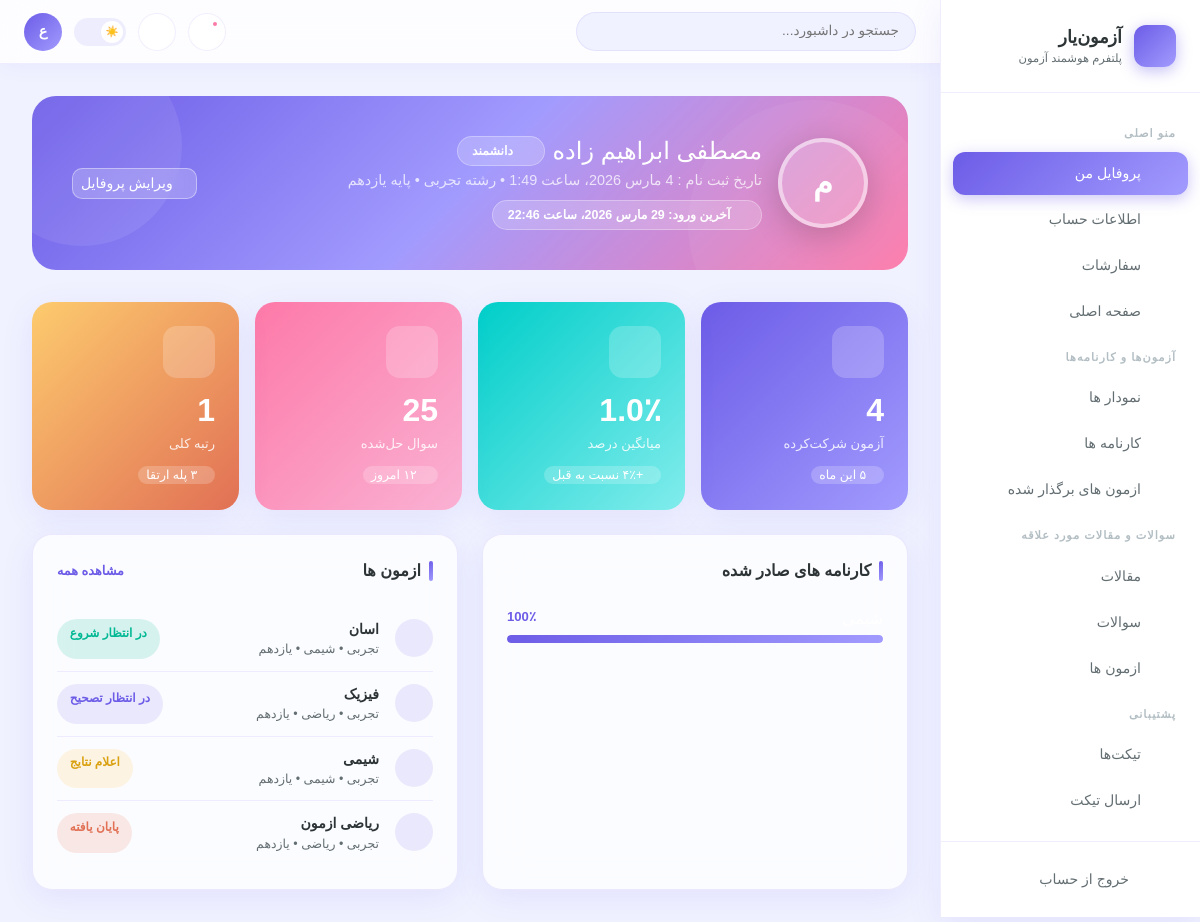
The app's page /dashboard/ (signed in) with its own data.
### user/models.py (models this page shows, shortened)
class User(AbstractUser):
    class GenderOfUser(models.TextChoices):
        MALE = "M", 'مذکر'
        FELMALE = "F", "مونث"
    class TypeOfUser(models.TextChoices):
        REGULAR = "R", 'دانش اموز'
        SANATORUM = "S", "مصحح"
        ADMIN = "A", "ادمین"
    father_name =  models.CharField(max_length=255, verbose_name='نام پدر', null=True)
    gender = models.CharField(max_length=255, choices=GenderOfUser, verbose_name="جنسیت")
    PhoneNumber = PhoneNumberField(unique=True, verbose_name="شماره",  db_index=True)
    national_id = models.CharField(max_length=255, verbose_name='کد ملی', null=True)
    province =  models.CharField(max_length=255, verbose_name='نام استان', null=True)
    city =  models.CharField(max_length=255, verbose_name='نام شهر', null=True)
    school =  models.CharField(max_length=255, verbose_name='نام مدرسه', null=True)
    grade =  models.ForeignKey(GradeCategories, related_name='users', null=True, on_delete=models.PROTECT, verbose_name='پایه',  db_index=True)
    major =  models.ForeignKey(MajorCategories, related_name='users', null=True, on_delete=models.PROTECT, verbose_name='رشته تحصیلی',  db_index=True)
    birth = models.DateTimeField(verbose_name='تاریخ تولد', null=True)
    private_code =  models.CharField(max_length=1000, verbose_name='کد مخفی کاربر', null=True, blank=True)
    otp = models.CharField(max_length=6, blank=True, null=True, verbose_name="کد otp")
    login_temp = models.PositiveSmallIntegerField(default=0, verbose_name="دفعات ورود")
    otp_expiry_date = models.DateTimeField(null=True, blank=True, verbose_name="تاریخ انقضای ")
    type_of_user = models.CharField(max_length=255, choices=TypeOfUser, verbose_name='نوع کاربر', default=TypeOfUser.REGULAR)
    is_verified = models.BooleanField(default=True, verbose_name='تایید شماره همراه')
    USERNAME_FIELD = "PhoneNumber"
    username = None
    objects = UserManager()
    class Meta:
        verbose_name = 'کاربر'
        verbose_name_plural = 'کاربران'

class MajorCategories(models.Model):
    order = models.PositiveIntegerField(default=1, verbose_name='ترتیب')
    name = models.CharField( max_length=255, verbose_name='نام رشته')
    is_active = models.BooleanField(default=True, verbose_name='فعال')
    class Meta:
        ordering = ['-order']
        verbose_name = 'رشته '
        verbose_name_plural = 'رشته ها'

class GradeCategories(models.Model):
    order = models.PositiveIntegerField(default=1, verbose_name='ترتیب')
    name = models.CharField( max_length=255, verbose_name='نام پایه')
    is_active = models.BooleanField(default=True, verbose_name='فعال')
    class Meta:
        ordering = ['-order']
        verbose_name = 'پایه'
        verbose_name_plural = 'پایه ها'

### report/models.py (models this page shows, shortened)
class Report(models.Model):
    class ReportStatus(models.TextChoices):
        not_corrected = 'تصحیح نشده', 'تصحیح نشده'
        weak = 'نیاز به تلاش بیشتر', 'نیاز به تلاش بیشتر'
        average = 'متوسط', 'متوسط'
        good = 'خوب', 'خوب'
        excellent = 'عالی', 'عالی'
    user = models.ForeignKey(User, on_delete=models.PROTECT, verbose_name='کاربر', related_name='reports',  db_index=True)
    quiz = models.ForeignKey(Quiz, on_delete=models.PROTECT, verbose_name='ازمون', related_name='reports',  db_index=True)
    grade =  models.ForeignKey(GradeCategories,null=True, blank=True, related_name='reports', on_delete=models.PROTECT, verbose_name='پایه',  db_index=True)
    major =  models.ForeignKey(MajorCategories,null=True, blank=True, related_name='reports', on_delete=models.PROTECT, verbose_name='رشته تحصیلی',  db_index=True)
    lession =  models.ForeignKey(LessionCategories,null=True, blank=True, related_name='reports', on_delete=models.PROTECT, verbose_name='درس',  db_index=True)
    score = models.PositiveIntegerField(verbose_name='نمره')
    percent = models.PositiveIntegerField(verbose_name='درصد')
    teraze = models.PositiveIntegerField(verbose_name='تراز', default=0)
    order = models.PositiveIntegerField(verbose_name='رتبه', default=0)
    status = models.CharField(max_length=100, choices=ReportStatus.choices, verbose_name='وضعیت عملکردی', default=ReportStatus.not_corrected)
    created_at = models.DateTimeField(auto_now_add=True) # time to answer
    class Meta:
        ordering = ['-order']
        verbose_name = 'کارنامه '
        verbose_name_plural = 'کارنامه ها'
        unique_together = ('quiz', 'user')

### quiz/models.py (models this page shows, shortened)
class Quiz(models.Model):
    class QuizStatus(models.TextChoices):
        ALL_STATUS = 'همه وضعیت ها ', 'همه وضعیت ها '
        WAITING_START = 'در انتظار شروع', 'در انتظار شروع'
        STARTED = 'شروع شده', 'شروع شده'
        WAITING_END = 'در انتظار پایان', 'در انتظار پایان'
        FINISHED = 'پایان یافته', 'پایان یافته'
        WAITING_CORRECTION = 'در انتظار تصحیح', 'در انتظار تصحیح'
        CORRECTED = 'تصحیح شده', 'تصحیح شده'
        RESULTS_PUBLISHED = 'اعلام نتایج', 'اعلام نتایج'
        DEACTIVATED = 'غیرفعال', 'غیرفعال'
        CANCELED = 'کنسل شده', 'کنسل شده'
    name = models.CharField(verbose_name='عنوان', max_length=255 )
    section = models.CharField(verbose_name='مبحث', max_length=255 )
    province =  models.CharField(max_length=255, verbose_name=' نام استان محل برگذاری')
    city =  models.CharField(max_length=255, verbose_name='نام شهر محل برگذاری')
    type_of_quiz =  models.CharField(max_length=255, verbose_name='محل و نحوه برگذاری')
    price = models.PositiveBigIntegerField(default=0, verbose_name='هزینه')
    corrected_price = models.PositiveBigIntegerField(default=0, verbose_name='هزینه تصحیح به ازای هر پاسخ نامه')
    time_minutes = models.PositiveIntegerField(default=0, verbose_name='(دقیقه) تایمر')
    create_at = models.DateTimeField(auto_now_add=True, verbose_name='زمان ساخت')
    start_at = models.DateTimeField(verbose_name='زمان برگذاری')
    stop_at = models.DateTimeField(verbose_name='زمان پایان')
    last_enter = models.DateTimeField(verbose_name='اخرین زمان ورود')
    corrected_at = models.DateTimeField(verbose_name='زمان تصحیح', null=True, blank=True)
    max_score = models.PositiveSmallIntegerField(verbose_name='حداکثر نمره', default=100)
    score = models.PositiveSmallIntegerField(verbose_name='ضریب', default=1)
    capacity = models.PositiveSmallIntegerField(verbose_name='ظرفیت', default=1)
    filled_capacity = models.PositiveSmallIntegerField(verbose_name=' ظرفیت پر شده', default=0)
    is_online = models.BooleanField(default=True, verbose_name='انلاین')
    allow_return_to_questions = models.BooleanField(default=True, verbose_name='برگشتن به عقب')
    allow_to_edit_anwerd_by_sanatorium = models.BooleanField(default=True, verbose_name='اجازه به ویرایش پاسخ بعد از تصحصح توسط مصحح')
    change_the_order = models.BooleanField(default=True, verbose_name=' عوض کردن ترتیب سوالات')
    allow_to_edit_the_answered_questions = models.BooleanField(default=True, verbose_name='امکان ویرایش سوالات پاسخ داده شده')
    have_negetive_score = models.BooleanField(default=True, verbose_name='دارای نمره منفی')
    start_set_report = models.BooleanField(default=False, verbose_name='شروع به تصحیح')
    is_active = models.BooleanField(default=True, verbose_name='فعال')
    status = models.CharField(verbose_name='وضعیت', choices=QuizStatus, default=QuizStatus.WAITING_START, max_length=55, null=True, blank=True)
    student = models.ManyToManyField(User, null=True, blank=True, related_name='quiz_student', verbose_name='دانش اموز', db_index=True)
    sanatorium = models.ManyToManyField(User, related_name='quiz_sanatorium', verbose_name='مصحح', db_index=True)
    grade =  models.ForeignKey(GradeCategories, related_name='quiz', on_delete=models.PROTECT, verbose_name='پایه', db_index=True)
    major =  models.ForeignKey(MajorCategories, related_name='quiz', on_delete=models.PROTECT, verbose_name='رشته تحصیلی', db_index=True)
    lession =  models.ForeignKey(LessionCategories, related_name='quiz', on_delete=models.PROTECT, verbose_name='درس', db_index=True)
    description = CKEditor5Field()
    class Meta:
        ordering = ['-pk']
        verbose_name = 'ازمون'
        verbose_name_plural = 'ازمون ها'

class LessionCategories(models.Model):
    order = models.PositiveIntegerField(default=1, verbose_name='ترتیب')
    name = models.CharField( max_length=255, verbose_name='نام درس ')
    is_active = models.BooleanField(default=True, verbose_name='فعال')
    class Meta:
        ordering = ['-order']
        verbose_name = 'درس '
        verbose_name_plural = 'دروس'

### dashboard/views/profile.py (the view)
# urls.py: path('', views.profile.Dashboard.as_view(), name='main'),
class Dashboard(TemplateView):
    template_name = 'dashboard/profile/01-profile.html'
    def get_context_data(self, **kwargs):
        data =  super().get_context_data(**kwargs)
        quiz = self.request.user.quiz_student.filter(is_active=True)
        data['quiz_count'] = quiz.count()
        data['exams'] = quiz.all()[:6]
        questions_count = 0
        for item in quiz.all():
            questions_count += int(item.questions.count())
        data['questions_count'] = questions_count
        user_report = self.request.user.reports
        if user_report.exists():
            data['best_order'] = user_report.order_by('order').first().order
            data['avg_exams_percents'] = sum(user_report.values_list('percent', flat=True)) / (100 * len(user_report.values_list('percent', flat=True)))
        else:
            data['best_order'] = 0
            data['avg_exams_percents'] = 0
        data['reports'] = user_report.order_by('percent').all()[:6]
        return data

### template/dashboard/profile/01-profile.html (shortened to what this page needs)
{% extends "dashboard/base/base.html" %}
{% load list %}
{% load jalali_tags %}
{% block header %}
  <link rel="stylesheet" href="/static/css/dashboard/main.css">
{% endblock  %}
{% block content %}
  <main class="main-content">
    <div class="page-body">
      <div class="profile-hero animate-fade-up">
        <div class="d-flex align-items-center gap-3 flex-wrap">
          <div class="profile-avatar-lg floating">{{ user.first_name|list_index:0|default:'-' }}</div>
          <div class="flex-grow-1 text-white">
            <div class="d-flex align-items-center gap-2 mb-1 flex-wrap">
              <h4 class="mb-0 fw-800" style="font-size:1.5rem;">{{ user.get_full_name }}</h4>
              <span class="hero-badge"><i class="bi bi-patch-check-fill"></i>  {{ user.school }} </span>
            </div>
            <p class="mb-2 opacity-75" style="font-size:0.9rem;">تاریخ ثبت نام : {{ user.date_joined|to_jalali }} • رشته {{ user.major.name }} •  پایه {{ user.grade.name }}</p>
            <div class="d-flex gap-2 flex-wrap">
              <span class="hero-badge"><i class="bi bi-calendar3"></i> آخرین ورود: {{ user.last_login|to_jalali }}</span>
            </div>
          </div>
          <div class="d-flex gap-2 flex-wrap mt-3 mt-md-0">
            <a href="{% url 'dashboard:profile' %}" class="btn btn-sm" style="background:rgba(255,255,255,0.2);color:white;border:1px solid rgba(255,255,255,0.4);border-radius:10px;font-family:'Vazirmatn',sans-serif;backdrop-filter:blur(10px);">
              <i class="bi bi-pencil"></i> ویرایش پروفایل
            </a>
          </div>
        </div>
      </div>
      <div class="row g-3 mb-4">
        <div class="col-6 col-md-3 animate-fade-up anim-delay-1">
          <div class="glass-card stat-card card-gradient-1">
            <div class="stat-icon mb-2"><i class="bi bi-journal-check"></i></div>
            <div class="stat-value">{{quiz_count}}</div>
            <div class="stat-label">آزمون شرکت‌کرده</div>
            <div class="mt-2"><span class="stat-change"><i class="bi bi-arrow-up-short"></i>۵ این ماه</span></div>
          </div>
        </div>
        <div class="col-6 col-md-3 animate-fade-up anim-delay-2">
          <div class="glass-card stat-card card-gradient-2">
            <div class="stat-icon mb-2"><i class="bi bi-bar-chart-line"></i></div>
            <div class="stat-value">{{avg_exams_percents}}٪</div>
            <div class="stat-label">میانگین درصد</div>
            <div class="mt-2"><span class="stat-change"><i class="bi bi-arrow-up-short"></i>+۴٪ نسبت به قبل</span></div>
          </div>
        </div>
        <div class="col-6 col-md-3 animate-fade-up anim-delay-3">
          <div class="glass-card stat-card card-gradient-3">
            <div class="stat-icon mb-2"><i class="bi bi-bank2"></i></div>
            <div class="stat-value">{{questions_count}}</div>
            <div class="stat-label">سوال حل‌شده</div>
            <div class="mt-2"><span class="stat-change"><i class="bi bi-check2-all"></i> ۱۲ امروز</span></div>
          </div>
        </div>
        <div class="col-6 col-md-3 animate-fade-up anim-delay-4">
          <div class="glass-card stat-card" style="background:linear-gradient(135deg,#fdcb6e,#e17055);color:white;border:none;">
            <div class="stat-icon mb-2"><i class="bi bi-trophy"></i></div>
            <div class="stat-value">{{best_order}}</div>
            <div class="stat-label">رتبه کلی</div>
            <div class="mt-2"><span class="stat-change"><i class="bi bi-arrow-up-short"></i>۳ پله ارتقا</span></div>
          </div>
        </div>
      </div>
      <div class="row g-4">
        <div class="col-lg-6">
          <div class="glass-card p-4 h-100 animate-fade-up">
            <div class="section-title mb-4">کارنامه های صادر شده</div>
            {% for item in reports %}
              <div class="mb-3">
                <div class="d-flex justify-content-between mb-1">
                  <a href='{% url "dashboard:report-second-list"   %}'  class="text-white">{{item.quiz.name}}</a>
                  <span style="font-size:0.82rem;color:var({% cycle '--primary' '--secondary' '--accent' '--success' '--warning' %});font-weight:700;">{{item.percent}}٪</span>
                </div>
                <div class="skill-bar"><div class="skill-bar-fill" style="width:{{item.percent}}%;background: {% cycle 'var(--gradient-1)' 'var(--gradient-2)' 'var(--gradient-3)' 'linear-gradient(90deg,#00b894,#00cec9)' 'linear-gradient(90deg,#fdcb6e,#e17055)' %};"></div></div>
              </div>
              {% empty %}
              <p class='btn p-4 text-white  w-100' style="font-size:0.82rem;background:var(--gradient-1);">
                برای شما هنوز کارنامه ای صادر نشده است
              </p>
            {% endfor %}
          </div>
        </div>
        <div class="col-lg-6">
          <div class="glass-card p-4 h-100 animate-fade-up anim-delay-2">
            <div class="d-flex justify-content-between align-items-center mb-4">
              <div class="section-title">ازمون ها    </div>
              <a href="{% url 'dashboard:quiz-list' %}" style="font-size:0.8rem;color:var(--primary);text-decoration:none;font-weight:600;">مشاهده همه</a>
            </div>
            {% for item in exams %}
            <div class="timeline-item">
              <div class="timeline-icon" style="background:rgba(108,92,231,0.12);color:var(--primary);">
                <i class="bi bi-journal-check"></i>
              </div>
              <div class="flex-grow-1">
                <div style="font-size:0.88rem;font-weight:600;">{{ item.name }}</div>
                <div style="font-size:0.78rem;color:var(--text-muted);">{{item.major.name}} • {{item.lession.name}} • {{item.grade.name}}  </div>
              </div>
              <span class="badge-status badge-{% cycle 'success' 'info' 'warning' 'danger' %}">{{item.status}}</span>
            </div>
                          {% empty %}
              <p class='btn p-4 text-white  w-100' style="font-size:0.82rem;background:var(--gradient-1);">
                شما  در ازمون شرکت نکردید
              </p>
            {% endfor %}
          </div>
        </div>
      </div>
    </div>
  </main>
{% endblock  %}

### records on screen
User: first_name|list_index "م", get_full_name "مصطفی ابراهیم زاده", school "دانشمند", major.name "تجربی", grade.name "یازدهم", last_login|to_jalali "29 مارس 2026، ساعت 22:46"
Report: percent "100"
Quiz: name "اسان", major.name "تجربی", lession.name "شیمی", grade.name "یازدهم", status "در انتظار شروع"
Quiz: name "فیزیک", major.name "تجربی", lession.name "ریاضی", grade.name "یازدهم", status "در انتظار تصحیح"
Quiz: name "شیمی", major.name "تجربی", lession.name "شیمی", grade.name "یازدهم", status "اعلام نتایج"
Quiz: name "ریاضی ازمون", major.name "تجربی", lession.name "ریاضی", grade.name "یازدهم", status "پایان یافته"

### other values on screen
{{ quiz_count }} "4"
{{ avg_exams_percents }} "1.0"
{{ questions_count }} "25"
{{ best_order }} "1"
